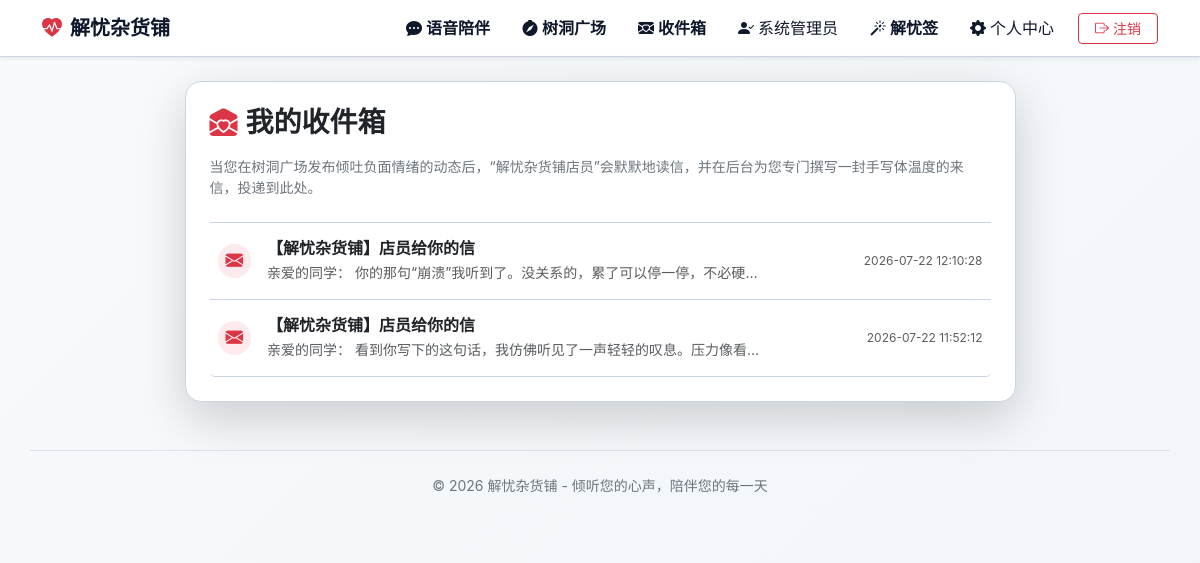
/mailbox (signed in), run on the app's committed database.
### tables this page shows
CREATE TABLE mailbox (
            id INTEGER PRIMARY KEY AUTOINCREMENT,
            user_id INTEGER NOT NULL,
            title TEXT NOT NULL,
            content TEXT NOT NULL,
            is_read INTEGER DEFAULT 0,
            created_at TEXT NOT NULL
        );

### app.py (the view)
@app.route('/mailbox')
def mailbox():
    if 'user_id' not in session:
        return redirect(url_for('login'))
    conn = get_db()
    cursor = conn.cursor()
    cursor.execute('SELECT * FROM mailbox WHERE user_id = ? ORDER BY id DESC', (session['user_id'],))
    letters = cursor.fetchall()
    cursor.execute('UPDATE mailbox SET is_read = 1 WHERE user_id = ?', (session['user_id'],))
    conn.commit()
    cursor.execute('SELECT COUNT(id) FROM mailbox WHERE user_id = ? AND is_read = 0', (session['user_id'],))
    unread_count = cursor.fetchone()[0]
    session['unread_letters'] = unread_count
    conn.close()
    return render_template('mailbox.html', letters=letters)

### app.py (called while the page is built)
def get_db():
    conn = sqlite3.connect(DATABASE)
    conn.row_factory = sqlite3.Row
    return conn

### templates/mailbox.html (shortened to what this page needs)
{% extends "base.html" %}
{% block content %}
<div class="row justify-content-center">
    <div class="col-md-9">
        <div class="card custom-card p-4 shadow-lg">
            <h3 class="fw-bold mb-3 d-flex align-items-center">
                <i class="bi bi-envelope-open-heart-fill text-danger me-2"></i>
                我的收件箱
            </h3>
            <p class="text-secondary small mb-4">
                当您在树洞广场发布倾吐负面情绪的动态后，“解忧杂货铺店员”会默默地读信，并在后台为您专门撰写一封手写体温度的来信，投递到此处。
            </p>
            {% if letters %}
                <div class="list-group list-group-flush border-top border-color">
                    {% for letter in letters %}
                        <div class="list-group-item bg-transparent py-3 px-2 border-bottom border-color d-flex justify-content-between align-items-center letter-item" style="cursor: pointer;">
                            <div class="d-flex align-items-center">
                                <span class="badge rounded-circle bg-danger bg-opacity-10 text-danger p-2 me-3">
                                    <i class="bi bi-envelope-fill" style="font-size: 1.1rem;"></i>
                                </span>
                                <div>
                                    <h6 class="mb-1 fw-bold {% if letter.is_read == 0 %}text-primary{% else %}text-dark{% endif %} letter-title">
                                        {{ letter.title }}
                                    </h6>
                                    <p class="mb-0 text-muted small text-truncate" style="max-width: 500px;">{{ letter.content }}</p>
                                </div>
                            </div>
                            <small class="text-muted" style="font-size: 0.75rem;">{{ letter.created_at }}</small>
                        </div>
                    {% endfor %}
                </div>
            {% else %}
                <div class="text-center text-muted py-5 my-3">
                    <i class="bi bi-mailbox" style="font-size: 3rem; color: var(--accent-color);"></i>
                    <h5 class="mt-3 fw-semibold">邮箱暂时空空</h5>
                    <p class="small mt-1">您还没有收到店员的来信。当心情低落时，不妨去树洞广场写下困扰哦。</p>
                </div>
            {% endif %}
        </div>
    </div>
</div>
{% endblock %}

### static/css/custom.css (style rules this page uses)
.theme-minimalist { --bg-gradient: linear-gradient(135deg, #f8fafc 0%, #f1f5f9 100%); --card-bg: #ffffff; --text-primary: #0f172a; --text-secondary: #64748b; --border-color: #cbd5e1; --accent-color: #0f172a; --accent-hover: #334155; --navbar-bg: #ffffff; --navbar-text: #0f172a; --chat-sidebar-bg: #f1f5f9; --bubble-user-bg: #e2e8f0; --bubble-user-text: #0f172a; --bubble-ai-bg: #ffffff; --bubble-ai-text: #0f172a; }
body { background: var(--bg-gradient); color: var(--text-primary); font-family: -apple-system, BlinkMacSystemFont, "Segoe UI", Roboto, "Helvetica Neue", Arial, sans-serif; min-height: 100vh; transition: background 0.3s ease, color 0.3s ease; }
.custom-card { background-color: var(--card-bg); border: 1px solid var(--border-color); border-radius: 16px; box-shadow: 0 8px 32px 0 rgba(0, 0, 0, 0.05); backdrop-filter: blur(8px); -webkit-backdrop-filter: blur(8px); transition: all 0.3s ease; }
.border-color { border-color: var(--border-color) !important; }

### data on the page
mailbox: title "【解忧杂货铺】店员给你的信", content "亲爱的同学： 你的那句“崩溃”我听到了。没关系的，累了可以停一停，不必硬…", created_at "2026-07-22 12:10:28"
mailbox: title "【解忧杂货铺】店员给你的信", content "亲爱的同学： 看到你写下的这句话，我仿佛听见了一声轻轻的叹息。压力像看…", created_at "2026-07-22 11:52:12"

### other printed values
{{ session.get('nickname') }} "系统管理员"
